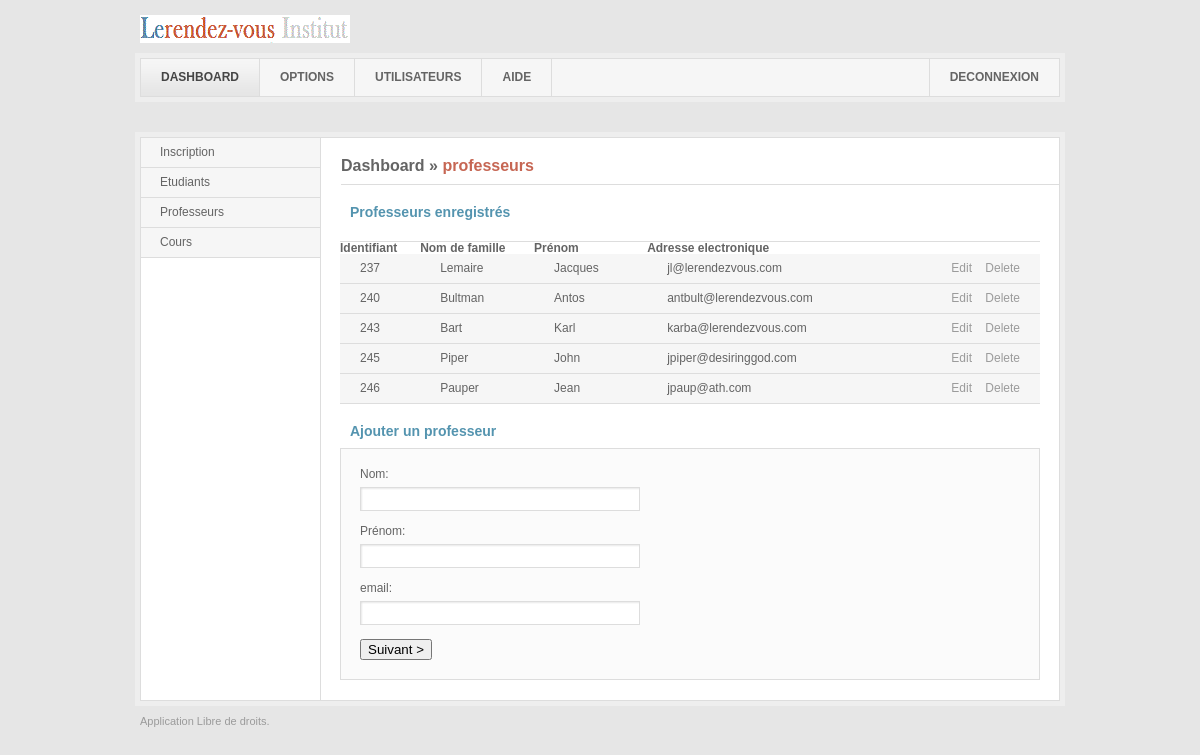
/index.php?page=professeurs (signed in), run on the app's committed database.
### tables this page shows
CREATE TABLE IF NOT EXISTS `professeur` (
  `idProf` int(11) NOT NULL AUTO_INCREMENT,
  `nom` varchar(35) NOT NULL,
  `prenom` varchar(35) NOT NULL,
  `email` varchar(35) NOT NULL,
  PRIMARY KEY (`idProf`)
);

### classe-professeur.php (called while the page is built, shortened)
<?php
class professeur
{
    private $_idProf;
    private $_nom ;
    private $_prenom ;
    private $_email ;
    public function hydrate($donnees)
    {
        foreach($donnees as $key => $value)
        {
            $method = 'set_' .ucfirst($key) ;
        }
    }
    public function get_idProf()
    {
        return $this->_idProf;
    }
    public function get_nom()
    {
        return $this->_nom;
    }
    public function get_prenom()
    {
        return $this->_prenom;
    }
	public function get_email()
    {
        return $this->_email;
    }
    public function set_idProf($_idProf)
    {
        $this->_idProf = $_idProf;
    }
    public function set_nom($_nom)
    {
        $this->_nom = $_nom;
    }
    public function set_prenom($_prenom)
    {
        $this->_prenom = $_prenom;
    }
	public function set_email($_adresse)
    {
        $this->_email = $_adresse;
    }
}
class professeursManager
{
    private $_db ;
    function __construct($_db)
    {
        $this->_db = $_db;
    }
	 public function getAll()
    {
        $etuds=array();
        $req='SELECT * FROM professeur';
        $q = $this->_db->query($req);
        $cpt=0;
        while($donnees = $q->fetch())
        {
            $etuds[$cpt]=new professeur($donnees);
			$cpt++;
        }
        return  $etuds;
    }
 }
?>

### professeurs.php (the view, shortened to what this page needs)
<form action="" class="jNice">
	<h3>Professeurs enregistr&eacute;s</h3>
	<div>
		<table cellpadding="0" cellspacing="0">
			<tr>
				<th>Identifiant </th>
				<th>Nom de famille</th>
				<th>Pr&eacute;nom</th>
				<th>Adresse electronique</th>
			</tr>
			<?php
				include_once 'classe-professeur.php';
				include('db/db.php');
				try{
					$conn = new PDO("mysql:host=$dbhost;dbname=$dbname;charset=utf8","$dbuser","$dbpassword");
					$conn->setAttribute(PDO::ATTR_ERRMODE, PDO::ERRMODE_EXCEPTION);
					$prof_mgt = new professeursManager($conn);
							$professeurs= $prof_mgt->getAll();
						for($cpt=0;$cpt<sizeof($professeurs);$cpt++)
						{
							$id=$professeurs[$cpt]->get_idProf();
							$nom=$professeurs[$cpt]->get_nom();
							$prenom=$professeurs[$cpt]->get_prenom();
							$email=$professeurs[$cpt]->get_email();
							echo"<tr>
									<td>$id</td>
								";
							echo"
									<td>$nom</td>
								";
							echo"
									<td>$prenom</td>
								";
							echo"
									<td>$email</td>
									<td class='action'>
										<a href='index.php?page=modifier professeur&id=$id&nomrech=$nom&prenomrech=$prenom&email=$email' class='edit'>Edit</a>
										<a href='index.php?page=effacer professeur&id=$id&nomrech=$nom&prenomrech=$prenom' class='delete'>Delete</a></td>
								</tr>";
						}
					}
				catch(PDOException  $e ){
					echo "Error: ".$e;
				}
			?>
		</table>
	</div>
</form>
<form method="post" action="index.php?page=nouveau professeur" class="jNice">
	<h3>Ajouter un professeur</h3>
		<fieldset>
				<p><label>Nom:</label><input type="text" name='nom' class="text-long" /></p>
				<p><label>Pr&eacute;nom: </label><input type="text" name='prenom' class="text-long" /></p>
				<p><label>email:</label><input type="text" name='email' class="text-long" /></p>
				<input type="submit" value="Suivant >" />
		</fieldset>
</form>

### index.php (shortened to what this page needs)
<!DOCTYPE html PUBLIC "-//W3C//DTD XHTML 1.0 Strict//EN" "http://www.w3.org/TR/xhtml1/DTD/xhtml1-strict.dtd">
<html xmlns="http://www.w3.org/1999/xhtml">
    <head>
		<link href="style/css/transdmin.css" rel="stylesheet" type="text/css" media="screen" />
    </head>
    <body>
		<fieldset>
			<div id="wrapper">
				<h1><a href="#"><span>Transdmin Light</span></a></h1>
				<?php include("menu-horizontal.php");?>
				<div id="containerHolder">
					<div id="container">
						<?php include("sidebar.php");?>
						<?php
						$pagesOK['inscriptions'] = 'inscriptions.php';
							$pagesOK['nouvelle inscription'] = 'newInscription.php';
							$pagesOK['recherche inscription'] = 'rechInscription.php';
							$pagesOK['afficher inscription'] = 'affInscription.php';
							$pagesOK['modifier inscription'] = 'modifierInscription.php';
							$pagesOK['modifier inscription2'] = 'modifierInscription2.php';
							$pagesOK['effacer inscription'] = 'effacerInscription.php';
						$pagesOK['etudiants'] = 'etudiants.php';
							$pagesOK['recherche etudiant'] = 'rechEtudiant.php';
							$pagesOK['afficher etudiant'] = 'affEtudiant.php';
							$pagesOK['modifier etudiant'] = 'modifierEtudiant.php';
							$pagesOK['modifier etudiant2'] = 'modifierEtudiant2.php';
							$pagesOK['effacer etudiant'] = 'effacerEtudiant.php';
							$pagesOK['nouvel etudiant'] = 'nouvelEtudiant.php';
								$pagesOK['nouveau crimrec'] = 'crimrec.php';
						$pagesOK['professeurs'] = 'professeurs.php';
							$pagesOK['nouveau professeur'] = 'nouveauProf.php';
							$pagesOK['modifier professeur'] = 'modifierProf.php';
							$pagesOK['modifier professeur2'] = 'modifierProf2.php';
							$pagesOK['effacer professeur'] = 'effacerProfesseur.php';
						$pagesOK['cours'] = 'cours.php';
							$pagesOK['nouveau cours'] = 'nouveauCours.php';
							$pagesOK['modifier cours'] = 'modifierCours.php';
							$pagesOK['modifier cours2'] = 'modifierCours2.php';
							$pagesOK['effacer cours'] = 'effacerCours.php';
						$pagesOK[' '] = 'accueil.php';
						$page = ' ';
						$lienpage='';
						if(!empty($_GET['page']) && array_key_exists($_GET['page'], $pagesOK))
						{
							$page = $_GET['page'];
							$lienpage=$page;
						}
						?>
						<h2><a href="#">Dashboard</a> &raquo; <a href="#" class="active"><?php echo($lienpage); ?></a></h2>
						<div id="main">
						<?php include($pagesOK[$page]); ?>
						</div>
				</div>
			</div>
			<p id="footer">Application Libre de droits.</p>
		</div>
		</fieldset>
    </body>
</html>

### menu-horizontal.php
     <ul id="mainNav">
     	<li><a href="index.php" class="active">DASHBOARD</a></li>
     	<li><a href="#">OPTIONS</a></li>
     	<li><a href="#">UTILISATEURS</a></li>
     	<li><a href="#">AIDE</a></li>
<li class="logout"><a href="#" onclick="javascript:window.location.href='logout.php'" >DECONNEXION</a></li>
     </ul>

### sidebar.php
<div id="sidebar">
            	<ul class="sideNav">
          	<li><a href="index.php?page=inscriptions">Inscription</a></li>
		<li><a href="index.php?page=etudiants">Etudiants</a></li>
		<li><a href="index.php?page=professeurs">Professeurs</a></li>
                	<li><a href="index.php?page=cours">Cours</a></li>
                </ul>
            </div>

### style/css/layout.css (style rules this page uses)
body { background: #e6e6e6; font-family: Arial, Helvetica, sans-serif; font-size: 12px; color: #646464; text-align: center; }
#wrapper { text-align: left; width: 930px; margin: 0 auto; }
h1 { margin: 15px 0 10px 5px; width: 225px; height: 28px; background: url(../img/lerendezvous-light.gif) no-repeat left top; }
h1 a { display: block; width: 225px; height: 28px; }
#mainNav { width: 918px; height: 37px; padding: 6px; margin: 0 0 30px 0; background: url(../img/top-menu-bg.gif) no-repeat left top; }
#mainNav li { float: left; height: 37px; border-right: 1px solid #ddd; }
#mainNav li a { display: block; float: left; height: 37px; font-weight: bold; line-height: 37px; text-decoration: none; color: #646464; padding: 0 20px; }
#mainNav li.logout { float: right; border-left: 1px solid #ddd; border-right: none; }
#mainNav li a.active, #mainNav li a.active { background: #f0f0f0 url(../img/top-menu-item-bg.gif) repeat-x left top; color: #454545; }
#containerHolder { background: #eee; padding: 5px; }
#container { background: #fff url(../img/content.gif) repeat-y left top; border: 1px solid #ddd; width: 918px; }
#sidebar { width: 179px; float: left; }
#sidebar .sideNav { width: 179px; }
#sidebar .sideNav li { border-bottom: 1px solid #ddd; width: 179px; }
#sidebar .sideNav li a { display: block; color: #646464; background: #f6f6f6; text-decoration: none; height: 29px; line-height: 29px; padding: 0 19px; width: 141px; }
h2 { width: 718px; float: right; color: #646464; font-size: 16px; line-height: 16px; font-weight: bold; margin: 20px 0 0 0; padding: 0 0 10px 0; border-bottom: 1px solid #ddd; }
h2 a { color: #646464; text-decoration: none; }
h2 a.active { color: #c66653; }
#main { width: 700px; float: right; padding: 0 19px 0 0; }
h3 { font-size: 14px; line-height: 14px; font-weight: bold; color: #5494af; padding: 0 0 0 10px; margin: 20px 0 10px; }
#main table { border-top: 1px solid #ddd; width: 700px; }
#main table tr td { background: #f6f6f6; padding: 0px 20px; height: 29px; line-height: 29px; border-bottom: 1px solid #ddd; }
#main table .action { text-align: right; padding: 0 20px 0 10px; }
#main table tr .action a { margin: 0 0 0 10px; text-decoration: none; color: #9b9b9b; }
#main fieldset { border: 1px solid #ddd; padding: 19px; margin: 0 0 20px 0; background: #fbfbfb; }
#main fieldset p { margin: 0 0 14px 0; float: left; width: 100%; }
#main fieldset label { display: block; width: 100%; margin: 0 0 7px 0; line-height: 12px; }
#main fieldset .text-long { border: 1px solid #ddd; background: #fff url(../img/input-shaddow.gif) no-repeat left top; font: 11px Arial, Helvetica, sans-serif; color: #646464; padding: 5px 7px; width: 264px; float: left; margin: 0 10px 0 0; }
#footer { margin: 10px 0 30px 0; font-size: 11px; line-height: 11px; color: #9B9B9B; padding: 0 0 0 5px; }

### data on the page
professeur: idProf "237", nom "Lemaire", prenom "Jacques", email "jl@lerendezvous.com"
professeur: idProf "240", nom "Bultman", prenom "Antos", email "antbult@lerendezvous.com"
professeur: idProf "243", nom "Bart", prenom "Karl", email "karba@lerendezvous.com"
professeur: idProf "245", nom "Piper", prenom "John", email "jpiper@desiringgod.com"
professeur: idProf "246", nom "Pauper", prenom "Jean", email "jpaup@ath.com"

### other printed values
$lienpage "professeurs"
